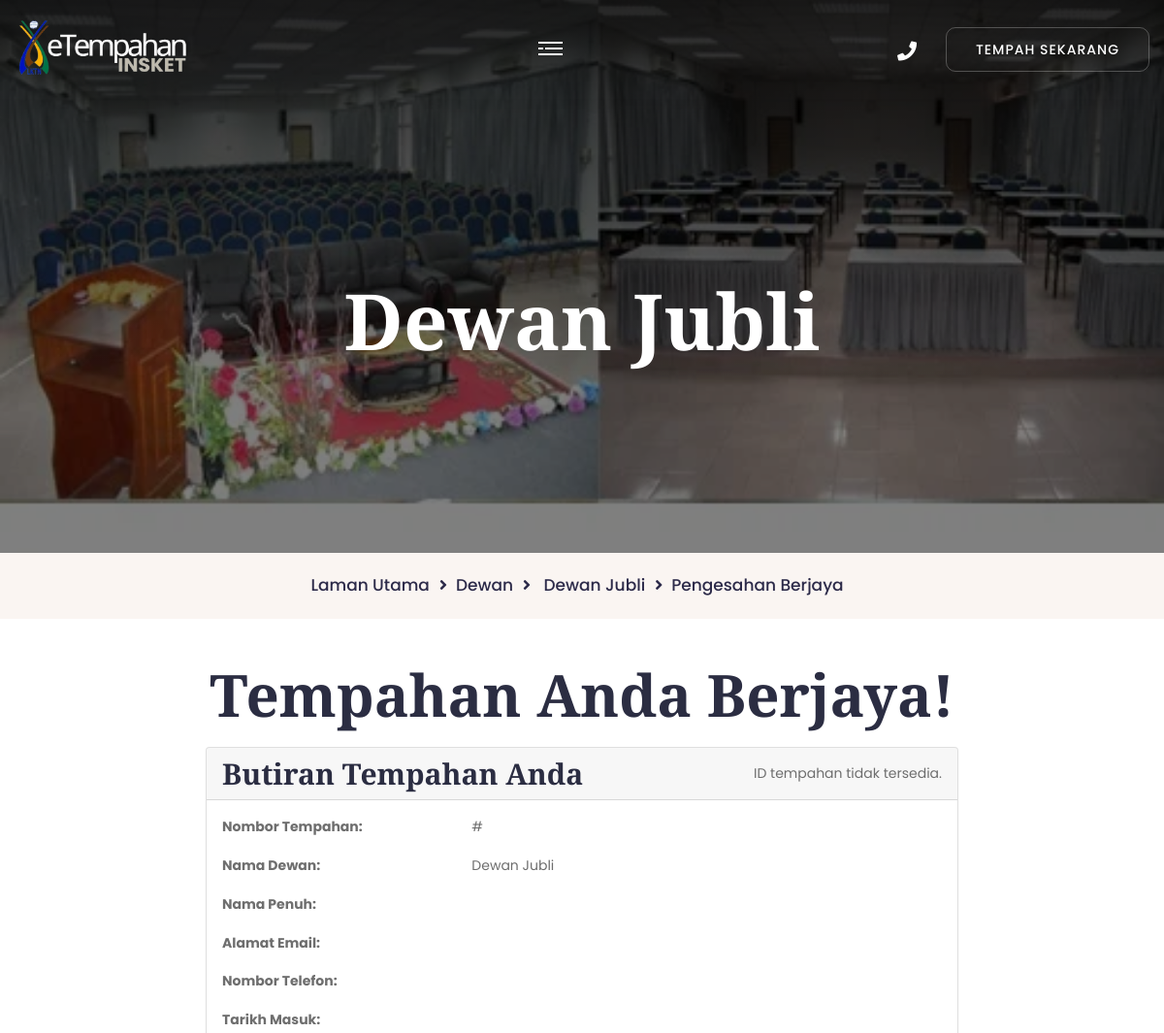
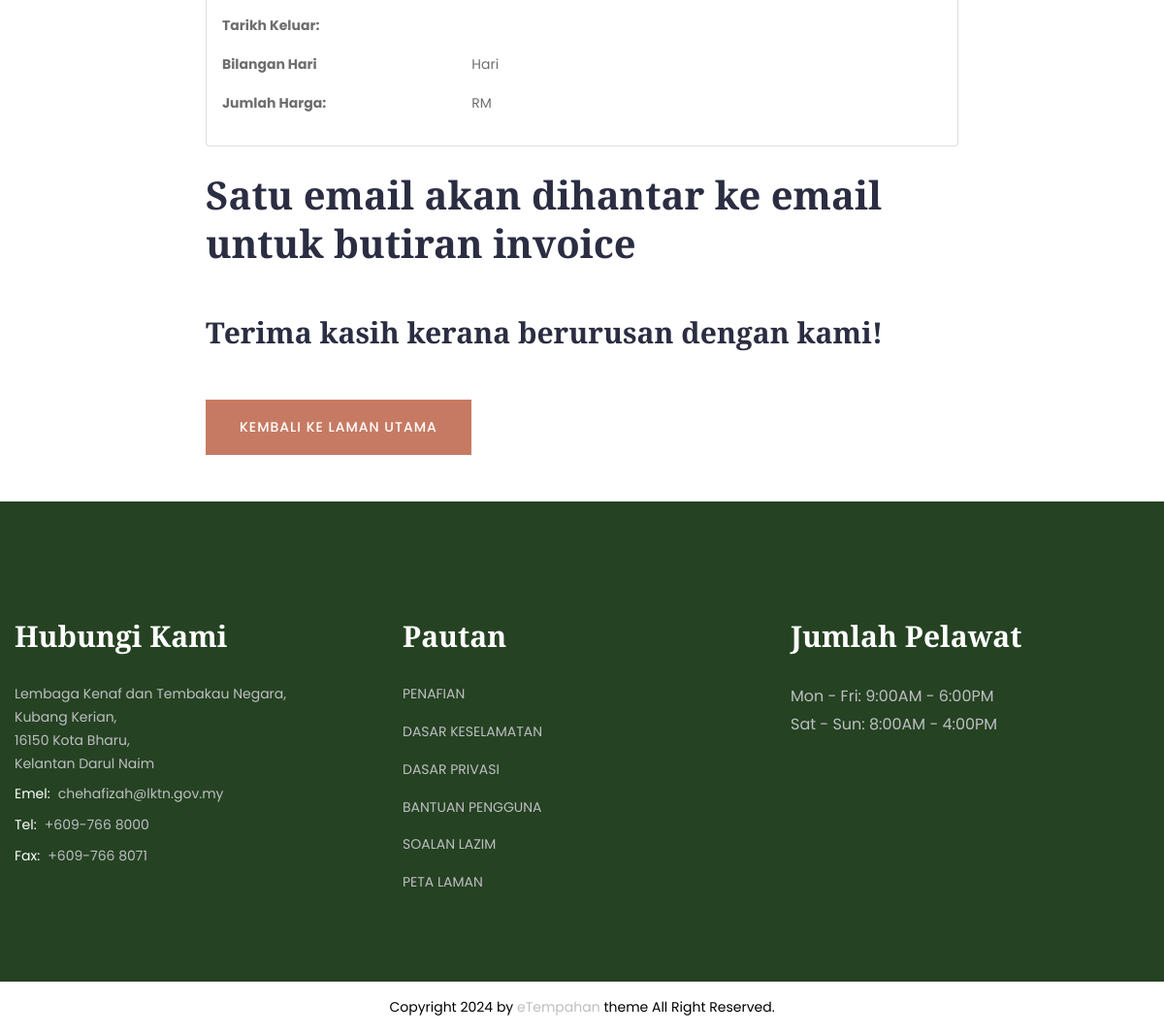
Screenshot of /success_dewan.php?id_dewan=16 with the database file from the repository (2 pictures, top to bottom).
### tables this page shows
CREATE TABLE `url_gambar` (
  `id_gambar` int(10) NOT NULL,
  `jenis_gambar` enum('main','banner','add','') DEFAULT NULL,
  `url_gambar` text DEFAULT NULL,
  `id_bilik` int(10) DEFAULT NULL,
  `id_perkahwinan` int(10) DEFAULT NULL,
  `id_dewan` int(11) DEFAULT NULL,
  `id_aktiviti` int(11) DEFAULT NULL
);

CREATE TABLE `dewan` (
  `id_dewan` int(11) NOT NULL,
  `nama_dewan` varchar(50) DEFAULT NULL,
  `kadar_sewa` decimal(10,2) DEFAULT NULL,
  `bilangan_muatan` int(11) DEFAULT NULL,
  `penerangan` varchar(550) DEFAULT NULL,
  `penerangan_ringkas` varchar(250) DEFAULT NULL,
  `penerangan_kemudahan` varchar(250) DEFAULT NULL,
  `status_dewan` enum('Tersedia','Tidak Tersedia') DEFAULT NULL,
  `max_capacity` int(11) DEFAULT NULL,
  `mula_tidak_tersedia` datetime DEFAULT NULL,
  `tamat_tidak_tersedia` datetime DEFAULT NULL
);

### success_dewan.php (the view, shortened to what this page needs)
<!DOCTYPE html>
<html lang="en">
<head>
<link href="assets/css/bootstrap.css" rel="stylesheet">
<link href="assets/css/style.css" rel="stylesheet">
<link href="assets/css/responsive.css" rel="stylesheet">
<link href="assets/css/color.css" rel="stylesheet">
    <link href="assets/css/preloader.css" rel="stylesheet">
</head>
<body>
    <div class="page-wrapper">
        <?php include 'partials/header.php';?>
        	<?php
        $conn = DBConnection::getConnection();
        if (isset($_GET['id_dewan'])) {
            $id_dewan = $_GET['id_dewan'];
        } else {
            echo '<div class="alert alert-danger">ID Dewan tidak ditemui.</div>';
            exit;
        }
        $query = "
			SELECT
				dewan.id_dewan,
				dewan.nama_dewan,
				dewan.kadar_sewa,
				dewan.bilangan_muatan,
				dewan.penerangan,
				dewan.penerangan_ringkas,
				dewan.penerangan_kemudahan,
				dewan.status_dewan,
				dewan.max_capacity,
				url_gambar.url_gambar,
				url_gambar.jenis_gambar
			FROM dewan
				LEFT JOIN url_gambar ON dewan.id_dewan = url_gambar.id_dewan
				WHERE dewan.id_dewan = ?
				";
        $stmt = $conn->prepare($query);
        $stmt->bind_param("i", $id_dewan);
        $stmt->execute();
        $result = $stmt->get_result();
        if ($result->num_rows > 0) {
            $banner_image = '';
            $tambahan_images = [];
            while ($row = $result->fetch_assoc()) {
                $nama_dewan = $row['nama_dewan'];
                $url_gambar = $row['url_gambar'];
                $jenis_gambar = $row['jenis_gambar'];
                if ($jenis_gambar == 'main') {
                    $utama_image = $url_gambar;
                } elseif ($jenis_gambar == 'banner') {
                    $banner_image = $url_gambar;
                } elseif ($jenis_gambar == 'add') {
                    $tambahan_images[] = $url_gambar;
                }
            }
            ?>
				<div class="page-title"
					 style="
						background-image: url('adminDashboard/controller/<?php echo $banner_image; ?>');
						background-repeat: no-repeat;
						background-size: cover;
						background-position: center;
					">
					<div class="auto-container">
						<h1><?php echo $nama_dewan; ?></h1>
					</div>
				</div>
				<div class="bredcrumb-wrap">
					<div class="auto-container">
						<ul class="bredcrumb-list">
							<li><a href="index.php">Laman Utama</a></li>
							<li><a href="kemudahanDewan.php">Dewan</a></li>
							<li>
								<a href="dewanDetail.php?id_dewan=<?php echo htmlspecialchars($_GET["id_dewan"]); ?>">
									<?php echo htmlspecialchars($nama_dewan); ?>
								</a>
							</li>
							<li>Pengesahan Berjaya</li>
						</ul>
					</div>
				</div>
				<?php
			} else {
				echo "<p>No details found for the selected hall.</p>";
			}
		?>
        <div class="container-md mt-5" style="max-width: 800px;">
            <h2 class="text-center mb-4">Tempahan Anda Berjaya!</h2>
            <div class="card">
                <div class="card-header d-flex justify-content-between align-items-center">
                    <h4>Butiran Tempahan Anda</h4>
                    <?php
					if (isset($_SESSION['booking_number'])) {
						echo '<a href="assets/PDF/PDF_dewan.php?booking_number=' . htmlspecialchars($_SESSION['booking_number']) . '" target="_blank" class="btn" style="background-color: white; border: solid; border-radius: 50px;">View invoice<span></span></a>';
					} else {
						echo "ID tempahan tidak tersedia.";
					}
					?>
                </div>
                <div class="card-body">
                    <div class="row mb-3">
                        <div class="col-sm-4">
                            <strong>Nombor Tempahan:</strong>
                        </div>
                        <div class="col-sm-8">
                            <?php echo "#" . $_SESSION["booking_number"]?>
                        </div>
                    </div>
                    <div class="row mb-3">
                        <div class="col-sm-4">
                            <strong>Nama Dewan:</strong>
                        </div>
                        <div class="col-sm-8">
                            <?php echo htmlspecialchars($nama_dewan); ?>
                        </div>
                    </div>
                    <div class="row mb-3">
                        <div class="col-sm-4">
                            <strong>Nama Penuh:</strong>
                        </div>
                        <div class="col-sm-8">
                        </div>
                    </div>
                    <div class="row mb-3">
                        <div class="col-sm-4">
                            <strong>Alamat Email:</strong>
                        </div>
                        <div class="col-sm-8">
                        </div>
                    </div>
                    <div class="row mb-3">
                        <div class="col-sm-4">
                            <strong>Nombor Telefon:</strong>
                        </div>
                        <div class="col-sm-8">
                        </div>
                    </div>
                    <div class="row mb-3">
						<div class="col-sm-4">
							<strong>Tarikh Masuk:</strong>
						</div>
						<div class="col-sm-8">
						</div>
					</div>
					<div class="row mb-3">
						<div class="col-sm-4">
							<strong>Tarikh Keluar:</strong>
						</div>
						<div class="col-sm-8">
						</div>
					</div>
                    <div class="row mb-3">
                        <div class="col-sm-4">
                            <strong>Bilangan Hari</strong>
                        </div>
                        <div class="col-sm-8">
                            <?php echo $_SESSION["num_of_night"] ?> Hari
                        </div>
                    </div>
                    <div class="row mb-3">
                        <div class="col-sm-4">
                            <strong>Jumlah Harga:</strong>
                        </div>
                        <div class="col-sm-8">
                            RM<?php echo $_SESSION["total_price"] ?>
                        </div>
                    </div>
                </div>
            </div>
            <div style="margin-top: 25px; margin-bottom: 50px;">
                <h3 class="text-start">Satu email akan dihantar ke email <span class="text-success"><?php echo $_SESSION["form-email"] ?></span> untuk butiran invoice</h3>
                <h4 class="mt-5">Terima kasih kerana berurusan dengan kami!</h4>
            </div>
            <div class="text-left" style="margin-bottom: 25px;">
                <a href="index.php" class="btn-1">Kembali ke Laman Utama<span></span></a>
            </div>
		</div>
        <?php include 'partials/footer.php';?>
    </div>
</body>
</html>

### assets/css/responsive.css (style rules this page uses)
@media only screen and (max-width: 7000px) { .page-wrapper { overflow: hidden; } }

### assets/css/color.css (style rules this page uses)
:root { --theme-color: #338653; }

### rows the page displays
url_gambar: url_gambar (picture)
dewan: nama_dewan "Dewan Jubli"
